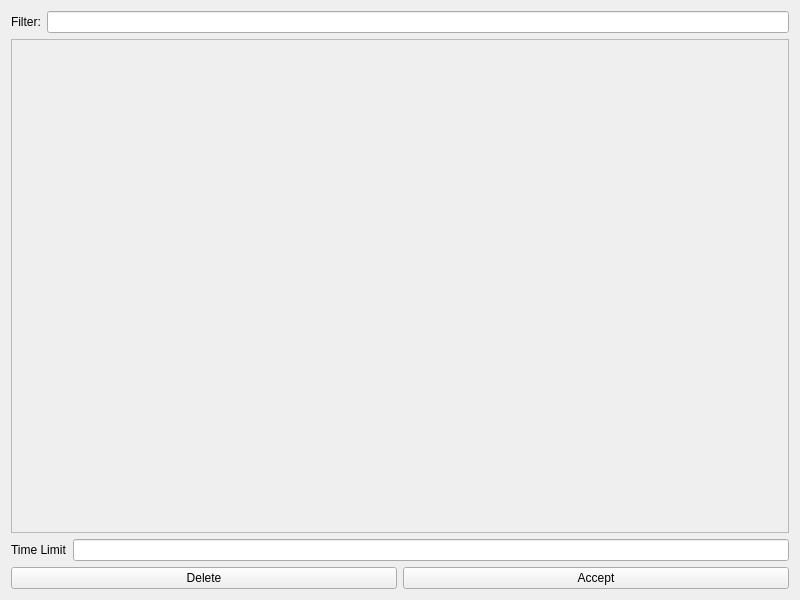
<?xml version="1.0" encoding="UTF-8"?>
<ui version="4.0">
 <class>Form</class>
 <widget class="QWidget" name="Form">
  <property name="geometry">
   <rect>
    <x>0</x>
    <y>0</y>
    <width>800</width>
    <height>600</height>
   </rect>
  </property>
  <property name="windowTitle">
   <string>Form</string>
  </property>
  <layout class="QVBoxLayout" name="verticalLayout">
   <item>
    <layout class="QHBoxLayout" name="horizontalLayout_4">
     <item>
      <widget class="QLabel" name="label_2">
       <property name="text">
        <string>Filter:</string>
       </property>
      </widget>
     </item>
     <item>
      <widget class="QLineEdit" name="search_bar"/>
     </item>
    </layout>
   </item>
   <item>
    <widget class="QScrollArea" name="scrollArea">
     <property name="widgetResizable">
      <bool>true</bool>
     </property>
     <widget class="QWidget" name="scrollAreaWidgetContents">
      <property name="geometry">
       <rect>
        <x>0</x>
        <y>0</y>
        <width>784</width>
        <height>452</height>
       </rect>
      </property>
      <layout class="QFormLayout" name="formLayout_2">
       <item row="0" column="0">
        <layout class="QVBoxLayout" name="formLayout"/>
       </item>
      </layout>
     </widget>
    </widget>
   </item>
   <item>
    <layout class="QHBoxLayout" name="horizontalLayout_2">
     <item>
      <widget class="QLabel" name="label">
       <property name="text">
        <string>Time Limit</string>
       </property>
      </widget>
     </item>
     <item>
      <widget class="QLineEdit" name="time_limit"/>
     </item>
    </layout>
   </item>
   <item>
    <layout class="QHBoxLayout" name="horizontalLayout">
     <item>
      <widget class="QPushButton" name="delete_button">
       <property name="text">
        <string>Delete</string>
       </property>
      </widget>
     </item>
     <item>
      <widget class="QPushButton" name="accept_button">
       <property name="text">
        <string>Accept</string>
       </property>
      </widget>
     </item>
    </layout>
   </item>
  </layout>
 </widget>
 <resources/>
 <connections/>
</ui>
